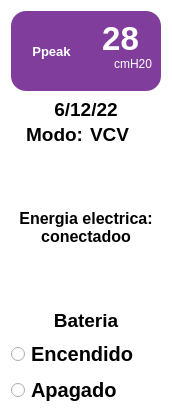
            <widget class="QFrame" name="frame_18">
             <property name="minimumSize">
              <size>
               <width>0</width>
               <height>0</height>
              </size>
             </property>
             <property name="maximumSize">
              <size>
               <width>160</width>
               <height>16777215</height>
              </size>
             </property>
             <property name="styleSheet">
              <string notr="true">background-color: rgb(255, 255, 255);</string>
             </property>
             <property name="frameShape">
              <enum>QFrame::NoFrame</enum>
             </property>
             <property name="frameShadow">
              <enum>QFrame::Sunken</enum>
             </property>
             <property name="lineWidth">
              <number>0</number>
             </property>
             <layout class="QGridLayout" name="gridLayout_3">
              <item row="0" column="0">
               <widget class="QFrame" name="frame_28">
                <property name="minimumSize">
                 <size>
                  <width>150</width>
                  <height>80</height>
                 </size>
                </property>
                <property name="maximumSize">
                 <size>
                  <width>150</width>
                  <height>80</height>
                 </size>
                </property>
                <property name="styleSheet">
                 <string notr="true">border-radius: 15px;
background-color: rgb(129, 61, 156);
color: rgb(255, 255, 255);
</string>
                </property>
                <property name="frameShape">
                 <enum>QFrame::NoFrame</enum>
                </property>
                <property name="frameShadow">
                 <enum>QFrame::Raised</enum>
                </property>
                <property name="lineWidth">
                 <number>-17</number>
                </property>
                <property name="midLineWidth">
                 <number>-8</number>
                </property>
                <layout class="QGridLayout" name="gridLayout_44">
                 <item row="0" column="0">
                  <widget class="QLabel" name="label_111">
                   <property name="font">
                    <font>
                     <pointsize>10</pointsize>
                     <weight>75</weight>
                     <bold>true</bold>
                    </font>
                   </property>
                   <property name="layoutDirection">
                    <enum>Qt::LeftToRight</enum>
                   </property>
                   <property name="text">
                    <string>Ppeak</string>
                   </property>
                   <property name="alignment">
                    <set>Qt::AlignCenter</set>
                   </property>
                  </widget>
                 </item>
                 <item row="0" column="1">
                  <layout class="QVBoxLayout" name="verticalLayout_37">
                   <property name="spacing">
                    <number>0</number>
                   </property>
                   <item>
                    <widget class="QLabel" name="Ppeak_label_16">
                     <property name="font">
                      <font>
                       <pointsize>25</pointsize>
                       <weight>75</weight>
                       <bold>true</bold>
                      </font>
                     </property>
                     <property name="lineWidth">
                      <number>1</number>
                     </property>
                     <property name="text">
                      <string>28</string>
                     </property>
                     <property name="alignment">
                      <set>Qt::AlignCenter</set>
                     </property>
                    </widget>
                   </item>
                   <item>
                    <widget class="QLabel" name="label_114">
                     <property name="font">
                      <font>
                       <pointsize>9</pointsize>
                      </font>
                     </property>
                     <property name="text">
                      <string>cmH20</string>
                     </property>
                     <property name="alignment">
                      <set>Qt::AlignRight|Qt::AlignTop|Qt::AlignTrailing</set>
                     </property>
                    </widget>
                   </item>
                  </layout>
                 </item>
                </layout>
               </widget>
              </item>
              <item row="1" column="0">
               <layout class="QVBoxLayout" name="verticalLayout_5">
                <property name="spacing">
                 <number>0</number>
                </property>
                <item>
                 <widget class="QLabel" name="label_116">
                  <property name="minimumSize">
                   <size>
                    <width>110</width>
                    <height>25</height>
                   </size>
                  </property>
                  <property name="maximumSize">
                   <size>
                    <width>16777215</width>
                    <height>25</height>
                   </size>
                  </property>
                  <property name="font">
                   <font>
                    <pointsize>14</pointsize>
                    <weight>75</weight>
                    <bold>true</bold>
                   </font>
                  </property>
                  <property name="layoutDirection">
                   <enum>Qt::LeftToRight</enum>
                  </property>
                  <property name="text">
                   <string>6/12/22</string>
                  </property>
                  <property name="alignment">
                   <set>Qt::AlignCenter</set>
                  </property>
                 </widget>
                </item>
                <item>
                 <layout class="QHBoxLayout" name="horizontalLayout_2">
                  <property name="spacing">
                   <number>7</number>
                  </property>
                  <item>
                   <widget class="QLabel" name="label_117">
                    <property name="minimumSize">
                     <size>
                      <width>58</width>
                      <height>25</height>
                     </size>
                    </property>
                    <property name="maximumSize">
                     <size>
                      <width>16777215</width>
                      <height>25</height>
                     </size>
                    </property>
                    <property name="font">
                     <font>
                      <pointsize>14</pointsize>
                      <weight>75</weight>
                      <bold>true</bold>
                     </font>
                    </property>
                    <property name="layoutDirection">
                     <enum>Qt::LeftToRight</enum>
                    </property>
                    <property name="text">
                     <string>Modo:</string>
                    </property>
                    <property name="alignment">
                     <set>Qt::AlignRight|Qt::AlignTrailing|Qt::AlignVCenter</set>
                    </property>
                   </widget>
                  </item>
                  <item>
                   <widget class="QLabel" name="label_115">
                    <property name="minimumSize">
                     <size>
                      <width>50</width>
                      <height>25</height>
                     </size>
                    </property>
                    <property name="maximumSize">
                     <size>
                      <width>16777215</width>
                      <height>25</height>
                     </size>
                    </property>
                    <property name="font">
                     <font>
                      <pointsize>14</pointsize>
                      <weight>75</weight>
                      <bold>true</bold>
                     </font>
                    </property>
                    <property name="layoutDirection">
                     <enum>Qt::LeftToRight</enum>
                    </property>
                    <property name="text">
                     <string>VCV</string>
                    </property>
                    <property name="alignment">
                     <set>Qt::AlignLeading|Qt::AlignLeft|Qt::AlignVCenter</set>
                    </property>
                   </widget>
                  </item>
                 </layout>
                </item>
               </layout>
              </item>
              <item row="2" column="0">
               <layout class="QVBoxLayout" name="verticalLayout_2">
                <item>
                 <widget class="QLabel" name="label_118">
                  <property name="minimumSize">
                   <size>
                    <width>120</width>
                    <height>50</height>
                   </size>
                  </property>
                  <property name="maximumSize">
                   <size>
                    <width>16777215</width>
                    <height>50</height>
                   </size>
                  </property>
                  <property name="font">
                   <font>
                    <pointsize>11</pointsize>
                    <weight>75</weight>
                    <bold>true</bold>
                   </font>
                  </property>
                  <property name="layoutDirection">
                   <enum>Qt::LeftToRight</enum>
                  </property>
                  <property name="styleSheet">
                   <string notr="true">image: url(:/logos/Images/electric.jpg);</string>
                  </property>
                  <property name="text">
                   <string/>
                  </property>
                  <property name="alignment">
                   <set>Qt::AlignCenter</set>
                  </property>
                 </widget>
                </item>
                <item>
                 <widget class="QLabel" name="label_122">
                  <property name="minimumSize">
                   <size>
                    <width>110</width>
                    <height>30</height>
                   </size>
                  </property>
                  <property name="maximumSize">
                   <size>
                    <width>16777215</width>
                    <height>40</height>
                   </size>
                  </property>
                  <property name="font">
                   <font>
                    <pointsize>12</pointsize>
                    <weight>75</weight>
                    <bold>true</bold>
                   </font>
                  </property>
                  <property name="layoutDirection">
                   <enum>Qt::LeftToRight</enum>
                  </property>
                  <property name="text">
                   <string>Energia electrica: conectadoo</string>
                  </property>
                  <property name="scaledContents">
                   <bool>true</bool>
                  </property>
                  <property name="alignment">
                   <set>Qt::AlignCenter</set>
                  </property>
                  <property name="wordWrap">
                   <bool>true</bool>
                  </property>
                 </widget>
                </item>
               </layout>
              </item>
              <item row="3" column="0">
               <layout class="QVBoxLayout" name="verticalLayout_3">
                <item>
                 <widget class="QLabel" name="label_119">
                  <property name="minimumSize">
                   <size>
                    <width>110</width>
                    <height>50</height>
                   </size>
                  </property>
                  <property name="maximumSize">
                   <size>
                    <width>132</width>
                    <height>50</height>
                   </size>
                  </property>
                  <property name="font">
                   <font>
                    <pointsize>10</pointsize>
                    <weight>75</weight>
                    <bold>true</bold>
                   </font>
                  </property>
                  <property name="layoutDirection">
                   <enum>Qt::LeftToRight</enum>
                  </property>
                  <property name="styleSheet">
                   <string notr="true">image: url(:/logos/Images/full-battery.jpg);</string>
                  </property>
                  <property name="text">
                   <string/>
                  </property>
                  <property name="alignment">
                   <set>Qt::AlignCenter</set>
                  </property>
                 </widget>
                </item>
                <item>
                 <widget class="QLabel" name="label_121">
                  <property name="minimumSize">
                   <size>
                    <width>110</width>
                    <height>25</height>
                   </size>
                  </property>
                  <property name="maximumSize">
                   <size>
                    <width>16777215</width>
                    <height>25</height>
                   </size>
                  </property>
                  <property name="font">
                   <font>
                    <pointsize>14</pointsize>
                    <weight>75</weight>
                    <bold>true</bold>
                   </font>
                  </property>
                  <property name="layoutDirection">
                   <enum>Qt::LeftToRight</enum>
                  </property>
                  <property name="text">
                   <string>Bateria</string>
                  </property>
                  <property name="alignment">
                   <set>Qt::AlignCenter</set>
                  </property>
                  <property name="wordWrap">
                   <bool>true</bool>
                  </property>
                 </widget>
                </item>
               </layout>
              </item>
              <item row="4" column="0">
               <layout class="QVBoxLayout" name="verticalLayout_4">
                <item>
                 <widget class="QRadioButton" name="radioButton">
                  <property name="minimumSize">
                   <size>
                    <width>0</width>
                    <height>25</height>
                   </size>
                  </property>
                  <property name="font">
                   <font>
                    <pointsize>15</pointsize>
                    <weight>75</weight>
                    <bold>true</bold>
                   </font>
                  </property>
                  <property name="text">
                   <string>Encendido</string>
                  </property>
                 </widget>
                </item>
                <item>
                 <widget class="QRadioButton" name="radioButton_2">
                  <property name="font">
                   <font>
                    <pointsize>15</pointsize>
                    <weight>75</weight>
                    <bold>true</bold>
                   </font>
                  </property>
                  <property name="text">
                   <string>Apagado</string>
                  </property>
                 </widget>
                </item>
               </layout>
              </item>
             </layout>
            </widget>
